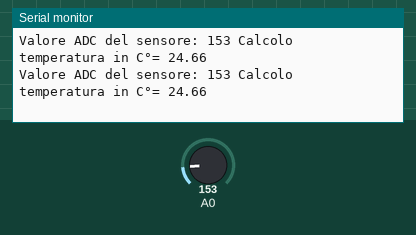
This sketch was run on a simulated Arduino Uno, built with avr-gcc and run on an emulated ATmega328P. Shown: the last lines printed to the serial monitor. The test bench sets the inputs (shaded band); at power-on: A0 = 153.

Above: at 1.3 s.
1.4 s: A0 set to 165
At 1.9 s:
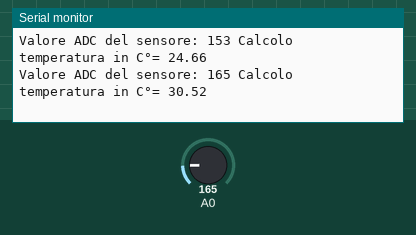
2.9 s: A0 set to 175
At 3.4 s:
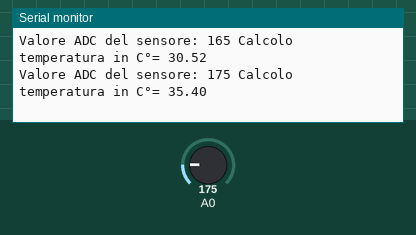
Timing chart, 0 to 5.9 s (numbered marks = the images above; inputs shaded):
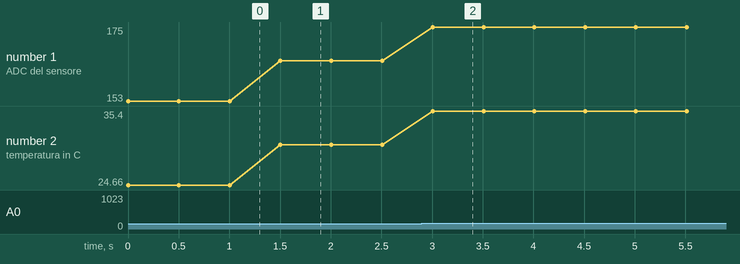

The sketch:

ProvaTMP36.ino
```cpp
/***************************************************
 *    SKETCH PER TEST LETTURA SENSORE ANALOGICO TMP36
 *
 *
 *    Author: Stefano Capezzone
 *    Version: 1.0
 *    Corso Arduino & Oltre
 *
 */

void setup() {
  Serial.begin(9600); // inizializzo la connessione con il serial monitor
}

void loop() {
  int valore; // dichiaro una variabile per contenere il valore numerico letto dal PIN
  float temp; // dichiaro una variabile per contenere il valore calcolato della temp.

  valore = analogRead(A0); // leggo il valore sul pin A0
  Serial.print("Valore ADC del sensore: ");
  Serial.print(valore);

  temp = ((valore * 0.00488) - 0.5) / 0.01;
  Serial.print(" Calcolo temperatura in C°= ");
  Serial.println(temp);

  delay(500); // attendo 500 ms per rallentare il loop
}
```

Measured:
- after the input at 1.4 s, the serial monitor: prints a new line after 0.10 s (image 1)
- after the input at 2.9 s, the serial monitor: prints a new line after 0.11 s (image 2)
- plotted number 1: 153 → 165 after the input at 1.4 s, 165 → 175 after the input at 2.9 s
- plotted number 2: 24.66 → 30.52 after the input at 1.4 s, 30.52 → 35.4 after the input at 2.9 s
